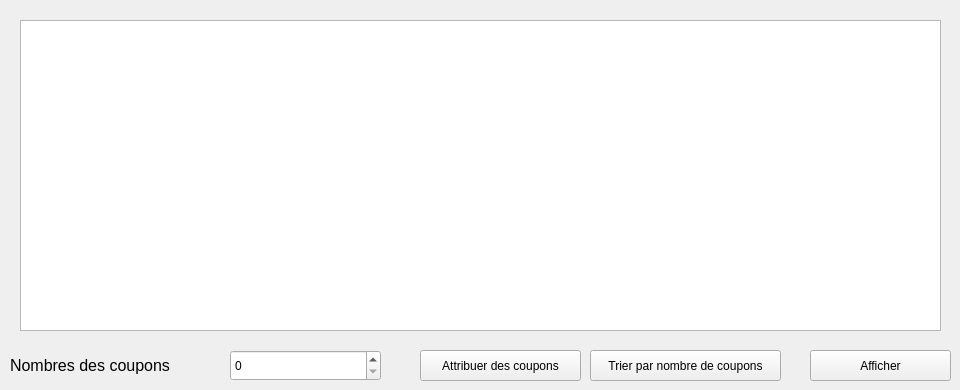
      <widget class="QWidget" name="page_25">
       <widget class="QLabel" name="label_62">
        <property name="geometry">
         <rect>
          <x>10</x>
          <y>350</y>
          <width>201</width>
          <height>31</height>
         </rect>
        </property>
        <property name="text">
         <string>&lt;html&gt;&lt;head/&gt;&lt;body&gt;&lt;p&gt;&lt;span style=&quot; font-size:12pt;&quot;&gt;Nombres des coupons&lt;/span&gt;&lt;/p&gt;&lt;/body&gt;&lt;/html&gt;</string>
        </property>
       </widget>
       <widget class="QPushButton" name="attribuer_des_coupons">
        <property name="geometry">
         <rect>
          <x>420</x>
          <y>350</y>
          <width>161</width>
          <height>31</height>
         </rect>
        </property>
        <property name="styleSheet">
         <string notr="true">backgroun-color:tan;</string>
        </property>
        <property name="text">
         <string>Attribuer des coupons</string>
        </property>
       </widget>
       <widget class="QTableView" name="table_attribution_coupon">
        <property name="geometry">
         <rect>
          <x>20</x>
          <y>20</y>
          <width>921</width>
          <height>311</height>
         </rect>
        </property>
        <property name="styleSheet">
         <string notr="true">backgroun-color:beige;</string>
        </property>
       </widget>
       <widget class="QPushButton" name="trier_coupon">
        <property name="geometry">
         <rect>
          <x>590</x>
          <y>350</y>
          <width>191</width>
          <height>31</height>
         </rect>
        </property>
        <property name="styleSheet">
         <string notr="true">backgroun-color:tan;</string>
        </property>
        <property name="text">
         <string>Trier par nombre de coupons</string>
        </property>
       </widget>
       <widget class="QPushButton" name="afficher_coupon">
        <property name="geometry">
         <rect>
          <x>810</x>
          <y>350</y>
          <width>141</width>
          <height>31</height>
         </rect>
        </property>
        <property name="styleSheet">
         <string notr="true">backgroun-color:tan;</string>
        </property>
        <property name="text">
         <string>Afficher</string>
        </property>
       </widget>
       <widget class="QSpinBox" name="nb_coupon">
        <property name="geometry">
         <rect>
          <x>230</x>
          <y>350</y>
          <width>151</width>
          <height>31</height>
         </rect>
        </property>
        <property name="styleSheet">
         <string notr="true">backgroun-color:tan;</string>
        </property>
       </widget>
      </widget>
